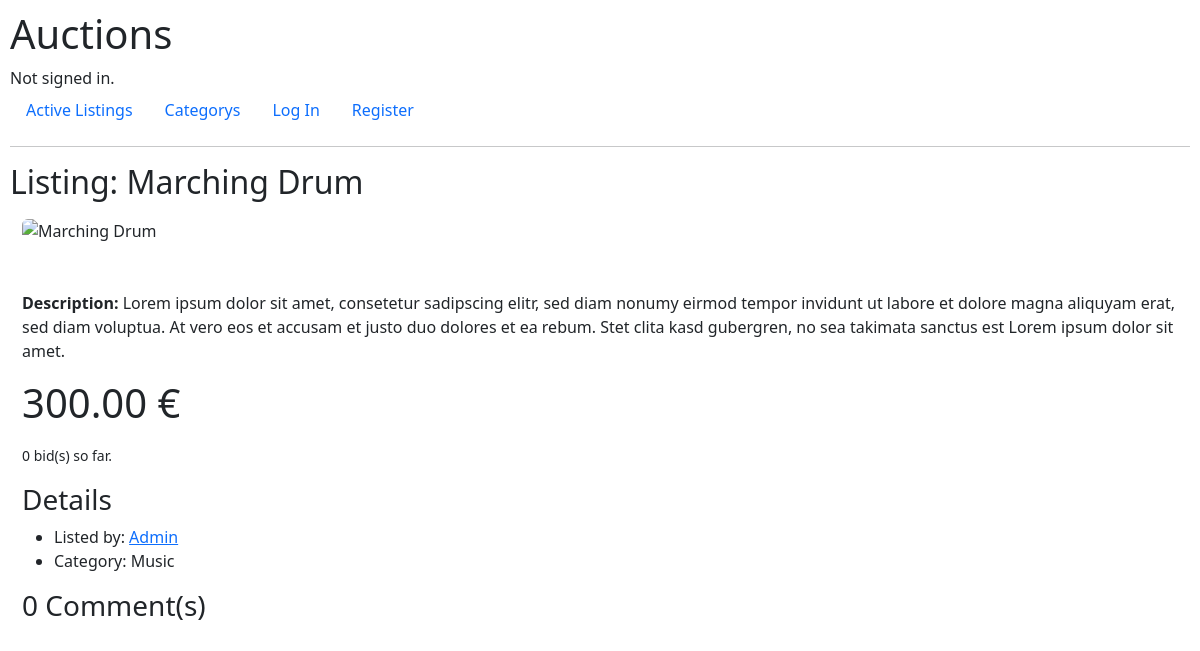
Before: /listing/8 with the older database file.
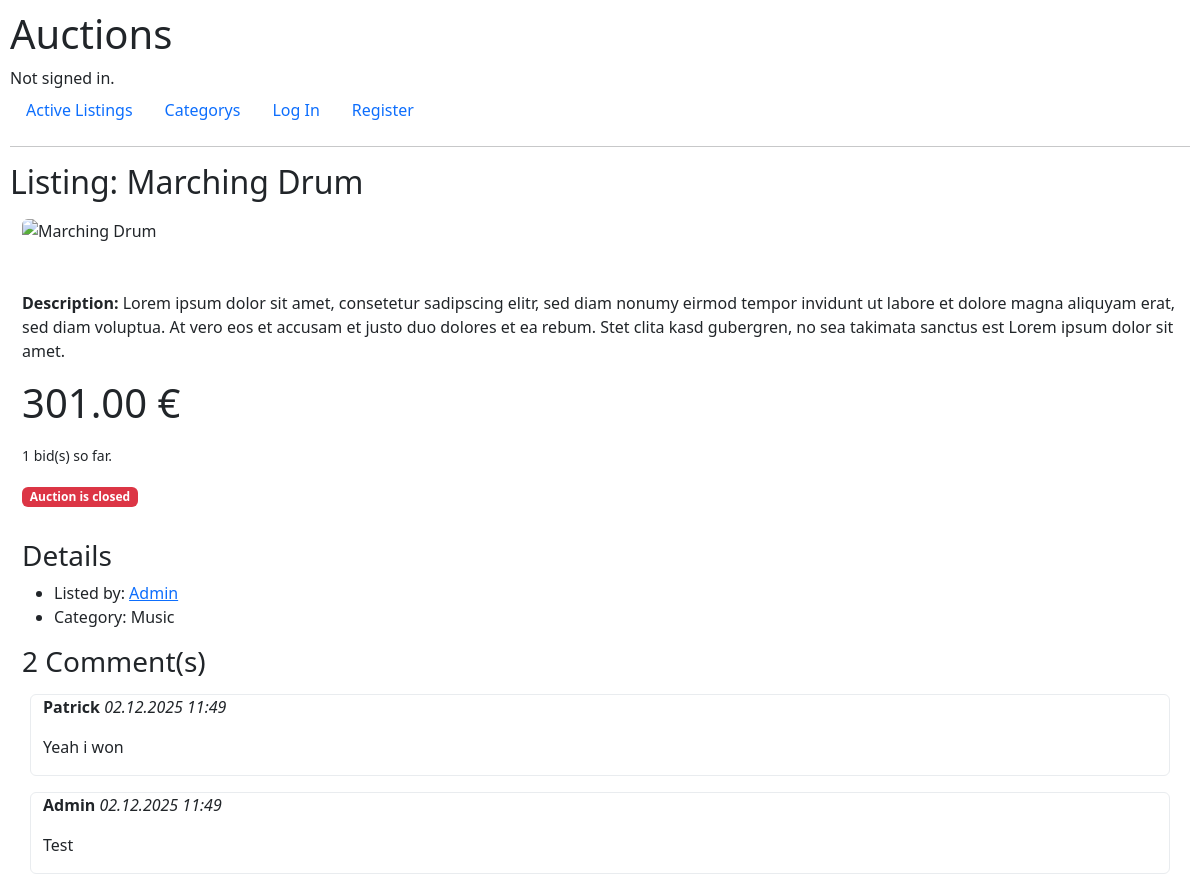
After: the same page with the newer database file.
### auctions/models.py (models this page shows, shortened)
class Listing(models.Model):
    title = models.CharField(max_length=255)
    description = models.TextField()
    starting_bid = models.DecimalField(max_digits=10, decimal_places=2)
    image_url = models.URLField(blank=True, null=True)
    category = models.ForeignKey('Category',on_delete=models.SET_NULL, blank=True, null=True)
    owner = models.ForeignKey('User', on_delete=models.CASCADE)
    active = models.BooleanField(default=True)
    created = models.DateTimeField(auto_now_add=True)
    edited = models.DateTimeField(auto_now=True)
    def highest_bid_obj(self):
        return self.bids.order_by("-bid").first()
    @property
    def highest_bid(self):
        highest = self.highest_bid_obj()
        return highest.bid if highest else self.starting_bid
    @property
    def bids_count(self):
        return self.bids.count()
    def user_has_highest_bid(self, user):
        if not user.is_authenticated:
            return False
        highest = self.highest_bid_obj()
        if not highest:
            return False
        return highest.user == user

class User(AbstractUser):
    pass

class Category(models.Model):
    name = models.CharField(max_length=255)
    def __str__(self):
        return self.name

class Bid(models.Model):
    user = models.ForeignKey('User', on_delete=models.CASCADE)
    listing = models.ForeignKey('Listing', on_delete=models.CASCADE, related_name="bids")
    bid = models.DecimalField(max_digits=10, decimal_places=2)
    created = models.DateTimeField(auto_now_add=True)

class Comment(models.Model):
    user = models.ForeignKey('User', on_delete=models.CASCADE)
    listing = models.ForeignKey('Listing', on_delete=models.CASCADE, related_name="comments")
    comment = models.CharField(max_length=1024)
    created = models.DateTimeField(auto_now_add=True)
    edited = models.DateTimeField(auto_now=True)

### auctions/views.py (the view)
# urls.py: path("listing/<int:listing_id>", views.listing, name="listing"),
def listing(request, listing_id):
    listing = get_object_or_404(Listing, id=listing_id)
    is_watching = False
    form = None
    if request.user.is_authenticated:
        is_watching = Watchlist.objects.filter(
            user=request.user,
            listing=listing
        ).exists()
    return render(request, "auctions/listing.html",{
        "listing" : listing,
        "is_watching" : is_watching,
        "form_bid" : BidForm(),
        "user_has_highest": listing.user_has_highest_bid(request.user),
        "comments": listing.comments.order_by("-created"),
        "form_comment" : CommentForm()
    })

### auctions/templates/auctions/listing.html (shortened to what this page needs)
{% extends "auctions/layout.html" %}
{% block body %}
    <h2>Listing: {{ listing.title }}</h2>
    <div class="container-fluid mt-3">
        <img
        src="{{ listing.image_url|default_if_none:'https://img.freepik.com/premium-vector/no-photo-available-vector-icon-default-image-symbol-picture-coming-soon-web-site-mobile-app_87543-10615.jpg' }}"
        alt="{{ listing.title }}"
        class="rounded img-fluid"
        style="height: 300px; width: auto; object-fit: contain;"
        onerror="this.onerror=null; this.src='https://img.freepik.com/premium-vector/no-photo-available-vector-icon-default-image-symbol-picture-coming-soon-web-site-mobile-app_87543-10615.jpg';"
        />
    </div>
    <div class="container-fluid mt-5">
        <p><strong>Description:</strong> {{ listing.description }}</p>
    </div>
    <div class="container-fluid mt-3">
        <p class="display-6">{{ listing.highest_bid }} €</p>
    </div>
    <div class="container-fluid mt-3" style="max-width: 300px; margin-left: 0px;">
        <p><small>{{ listing.bids_count }} bid(s) so far.</small></p>
            {% if not listing.active %}
                 <p class="badge text-bg-danger">Auction is closed</p>
            {% endif %}
        </div>
    <div class="container-fluid mt-3">
        <h3>Details</h3>
        <ul>
            <li>Listed by: <span><a href="{% url 'profile' listing.owner.id %}">{{ listing.owner }}</a></span></li>
            <li>Category: {{listing.category}}</li>
        </ul>
        <h3>{{ comments.count }} Comment(s)</h3>
        {% for comment in comments %}
            <div class="container rounded mt-3 border border-light-subtle">
                <p><span class="fw-bold">{{ comment.user }}</span> <span class="fst-italic">{{ comment.created|date:"d.m.Y H:i" }}</span></p>
                <p>{{ comment.comment }}</p>
            </div>
        {% endfor %}
    </div>
{% endblock %}

Changed rows visible on the page:
changed Listing "Marching Drum": highest_bid "300.00" → "301.00"; bids_count "0" → "1"; active True → False (drawn)
added Comment: user "Patrick", created "02.12.2025 11:49", comment "Yeah i won"
added Comment: user "Admin", created "02.12.2025 11:49", comment "Test"
Other visible differences:
{{ comments.count }}: "0" → "2"
text now shown: "Auction is closed"
